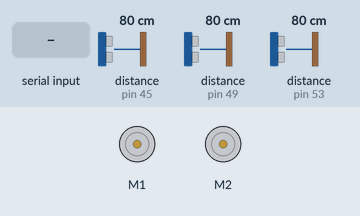
This sketch was run on a simulated Arduino Mega 2560, built with avr-gcc and run on an emulated ATmega2560. On the bench: 2 × DC motor (green arrow = forward, orange = backward, longer = faster). Inputs (shaded band) come from the test bench; at power-on: distance to the obstacle (sensors on pin 45, pin 53, pin 49) 80 cm. The echo pulse lasts 58.3 µs per cm; random numbers use the default seed unless the sketch sets one.

Above: at 1.2 s.
1.3 s: "<1>" received over the second serial link
At 2.0 s:
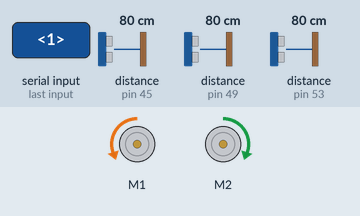
2.8 s: "<E>" received over the second serial link
At 3.9 s:
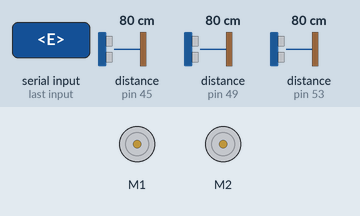
4.3 s: "1" received over the second serial link
At 5.5 s:
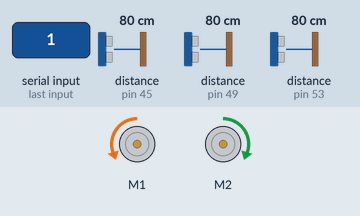
5.8 s: distance to the obstacle (sensor on pin 45) set to 34 cm
7.3 s: distance to the obstacle (sensor on pin 45) set to 28 cm
At 8.0 s:
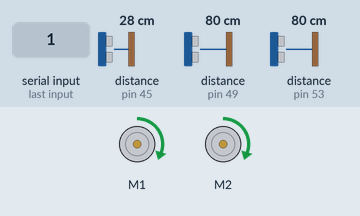
10.3 s: distance to the obstacle (sensor on pin 53) set to 2 cm
Timing chart, 0 to 14.3 s (numbered marks = the images above; inputs shaded):
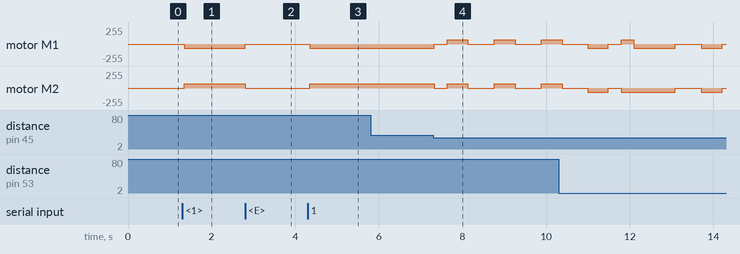

Measured:
- the behaviour switches between 31 and 30 cm on distance to the obstacle (sensor on pin 45) (found by bisection; images 3 and 4)
- after the input at 1.3 s, motor M1: stopped → backward 63/255 after 0.05 s; motor M2: stopped → forward 63/255 after 0.05 s
- after the input at 2.8 s, motor M1: backward 63/255 → stopped at once; motor M2: forward 63/255 → stopped at once
- after the input at 4.3 s, motor M1: stopped → backward 63/255 after 0.05 s; motor M2: stopped → forward 63/255 after 0.05 s
- after the input at 5.8 s, every drawn part: stays the same
- after the input at 7.3 s, motor M1: backward 63/255 → stopped at once, then repeats every 1.1 s: forward 63/255 0.50 s, stopped 0.62 s; motor M2: forward 63/255 → stopped at once, then repeats every 1.1 s: forward 63/255 0.50 s, stopped 0.62 s

The sketch:

JetBot.ino
```cpp
#include <DualVNH5019MotorShield.h>

//Bluetooth, motor, and sonar fusion

DualVNH5019MotorShield md;

// defines pins numbers
const int middleTrig = 47;
const int middleEcho = 49;

const int leftTrig = 51;
const int leftEcho = 53;

const int rightTrig = 43;
const int rightEcho = 45;

// defines variables
long duration;
int distance;
//sonar globals
long middleRange = 40, rightRange = 30, leftRange = 30,
leftDelay = 500, rightDelay = 500, backDelay = 300,
releaseDelay = 300, middleDistance, rightDistance, leftDistance;
//bluetooth globals
int RX = 0;
boolean remoteControlState = false;

void stopIfFault()
{
  if (md.getM1Fault())
  {
    Serial1.println("M1 fault");
    while(1);//do nothing
  }
  if (md.getM2Fault())
  {
    Serial1.println("M2 fault");
    while(1);
  }
}

void setup()
{
  Serial.begin(9600);
  Serial1.begin(9600);
  pinMode(middleTrig, OUTPUT); // Sets the trigPin as an Output
  pinMode(middleEcho, INPUT); // Sets the echoPin as an Input
  pinMode(leftTrig, OUTPUT); // Sets the trigPinLeft as an Output
  pinMode(leftEcho, INPUT); // Sets the echoPinLeft as an Input
  pinMode(rightTrig, OUTPUT); // Sets the trigPinRight as an Output
  pinMode(rightEcho, INPUT); // Sets the echoPinRight as an Input
  Serial1.println("Dual VNH5019 Motor Shield");
  md.init();
}

int limit=100;
int check(int trig, int echo)
{
  // Clears the trigPin
  digitalWrite(trig, LOW);
  delayMicroseconds(2);
  // Sets the trigPin on HIGH state for 10 micro seconds
  digitalWrite(trig, HIGH);
  delayMicroseconds(10);
  digitalWrite(trig, LOW);
  // Reads the echoPin, returns the sound wave travel time in microseconds
  duration = pulseIn(echo, HIGH);
  // Calculating the distance
  distance= duration*0.034/2;
  return distance;
}
void set_Move(int lim1, int lim2, int del) {
  //object infront; go backwards
      md.setM1Speed(lim1);
      stopIfFault();
      md.setM2Speed(lim2);
      stopIfFault();
      delay(del);
}
void blocked() {
  int ran = rand() % 2;
  set_Move(0, 0, releaseDelay);
      switch(ran) {
        case 0://TURN LEFT
          set_Move(limit, limit, leftDelay);
          break;
        case 1://TURN RIGHT
          set_Move(-limit, -limit, rightDelay);
          break;
      }
}
boolean middleObjectAvoid() {
  // avoids object found by middle ultrasound sensor
      middleDistance = check(middleTrig,middleEcho);
      if(middleDistance < middleRange) {
        //RELEASE
        set_Move(0,0,releaseDelay);
        rightDistance = check(rightTrig,rightEcho);
        leftDistance = check(leftTrig,leftEcho);
        if(rightDistance < rightRange) {
          if(leftDistance < leftRange) {
            blocked();
          }
          else {
            //TURN LEFT
            set_Move(limit, limit, leftDelay);
          }
        }
        else {
          //TURN RIGHT
          set_Move(-limit,-limit, rightDelay);
        }
        //RELEASE
        set_Move(0,0, releaseDelay);
        return true;
      }
      else
        return false;
}
boolean rightObjectAvoid() {
  // avoids object found by right ultrasound sensor
      rightDistance = check(rightTrig,rightEcho);
      if(rightDistance < rightRange) {
        //RELEASE
        set_Move(0,0, releaseDelay);
        middleDistance = check(middleTrig,middleEcho);
        leftDistance = check(leftTrig,leftEcho);
        if(middleDistance < middleRange) {
          if(leftDistance < leftRange) {
            blocked();
          }
          else {
            //TURN LEFT
            set_Move(limit, limit, leftDelay);
          }
        }
        else {
          //TURN LEFT
          set_Move(limit, limit, leftDelay);
        }
        //RELEASE
        set_Move(0,0, releaseDelay);
        return true;
      }
      else
        return false;
}
boolean leftObjectAvoid() {
  // avoids object found by left ultrasound sensor
      leftDistance = check(leftTrig,leftEcho);
      if(leftDistance < leftRange) {
        //RELEASE
        set_Move(0,0, releaseDelay);
        middleDistance = check(middleTrig,middleEcho);
        rightDistance = check(rightTrig,rightEcho);
        if(middleDistance < middleRange) {
          if(rightDistance < rightRange) {
            blocked();
          }
          else {
            //TURN RIGHT
            set_Move(-limit, -limit, rightDelay);
          }
        }
        else {
          //TURN RIGHT
          set_Move(-limit, -limit, rightDelay);
        }
        //RELEASE
        set_Move(0,0, releaseDelay);
        return true;
      }
      else
        return false;
}
void scan() {
      middleObjectAvoid();
      leftObjectAvoid();
      rightObjectAvoid();
      if((leftObjectAvoid() && middleObjectAvoid()) || (middleObjectAvoid() && leftObjectAvoid())) {
        //MOVE BACKWARDS
        set_Move(limit, -limit, backDelay);
        //TURN AROUND
            //TURN RIGHT
            set_Move(-limit, -limit, 1000);
        //RELEASE
        set_Move(0,0, releaseDelay);
      }
      else if((rightObjectAvoid() && middleObjectAvoid()) || (middleObjectAvoid() && rightObjectAvoid())) {
        //MOVE BACKWARDS
        set_Move(limit, -limit, backDelay);
        //TURN AROUND
            //TURN LEFT
            set_Move(limit, limit, 1000);
        //RELEASE
        set_Move(0,0, releaseDelay);
      }
      else if(rightObjectAvoid() && leftObjectAvoid()) {
        //MOVE BACKWARDS
        set_Move(limit, -limit, backDelay);
        //TURN AROUND
            //TURN RIGHT
            set_Move(-limit, -limit, 1000);
        //RELEASE
        set_Move(0,0, releaseDelay);
      }
      else if(leftObjectAvoid() && rightObjectAvoid()) {
        //MOVE BACKWARDS
        set_Move(limit, -limit, backDelay);
        //TURN AROUND
            //TURN LEFT
            set_Move(limit, limit, 1000);
        //RELEASE
        set_Move(0,0, releaseDelay);
      }
}
void setPower(int RX) {
  while(RX == '1' || RX == -1) {
        scan();
        //FORWARD
        set_Move(-limit, limit, 0);
        RX = -1;

      if(Serial1.available() > 0)
        RX = Serial1.read();

        if(RX == '1') {
          set_Move(0,0, 2000);
          break;
        }
      }
}
//Bluetooth function
//recieve text from Android application
void setControl(int RX) {
      if(RX == 'D') {
        //FORWARD
        set_Move(-limit, limit, 0);
        RX = 0;
      }
      else if(RX == 'R') {
        //BACKWARD
        set_Move(limit, -limit, 0);
        RX = 0;
      }
      else if(RX == 'l') {
        //TURN LEFT
        set_Move(limit/2, limit, 0);
        RX = 0;
      }
      else if(RX == 'B' || RX == '<' || RX == '>') {
        //RELEASE
        set_Move(0,0, 0);
        RX = 0;
      }
      else if(RX == 'r') {
        //TURN RIGHT
        set_Move(-limit, -limit/2, 0);
        RX = 0;
      }
}
void loop()
{
  // put your main code here, to run repeatedly:
      if(Serial1.available() > 0)
        RX = Serial1.read();

        if(RX == 'E') {
          //EXIT REMOTE CONTROL
          set_Move(0,0, 0);
          RX = 0;
          remoteControlState = false;
        }
      if(remoteControlState || RX == '9') {
        //ENTER REMOTE CONTROL || BLUETOOTH CONTROL
        setControl(RX);
        RX = 0;
        remoteControlState = true;
      }
      setPower(RX);
      RX = 0;

}
```
